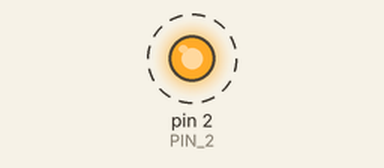
Recording of a sketch running on a simulated Arduino Uno, built with avr-gcc and run on an emulated ATmega328P. Shown: output pins drawn as LEDs (lit = HIGH). Dashed ring = blinking. What the sketch prints to the serial monitor is not drawn.

Above: at 0.2 s.
Timing chart, 0 to 3.0 s (numbered marks = the images above):
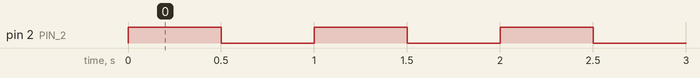

The sketch:

3_proje.ino
```cpp
#define PIN_2 2

void setup() {
  Serial.begin(9600);                 // 9600 baud rate (veri iletişim hızı) ile seri haberleşme başlatıldı.
  pinMode(PIN_2, OUTPUT);             // Dijital Giriş Çıkış pinlerinden olan 2 nolu pin OUTPUT olarak ayarlandı.

}

void loop() {
  Serial.println(digitalRead(PIN_2)); // 2 nolu pinin lojik durumu seri port ekranına yazdırılır ve seri çizici ekranına çizdirilir.
  digitalWrite(PIN_2, HIGH);
  delay(500);                         // 0.5 sn boyunca 2 nolu pinin HIGH konumunda kalması sağlanır.
  Serial.println(digitalRead(PIN_2)); // 2 nolu pinin lojik durumu seri port ekranına yazdırılır ve seri çizici ekranına çizdirilir.
  digitalWrite(PIN_2, LOW);
  delay(500);                         // 0.5 sn boyunca 2 nolu pinin LOW konumunda kalması sağlanır.

}
```

Measured:
- by itself, pin 2 (PIN_2): alternates HIGH for 0.50 s and LOW for 0.50 s
